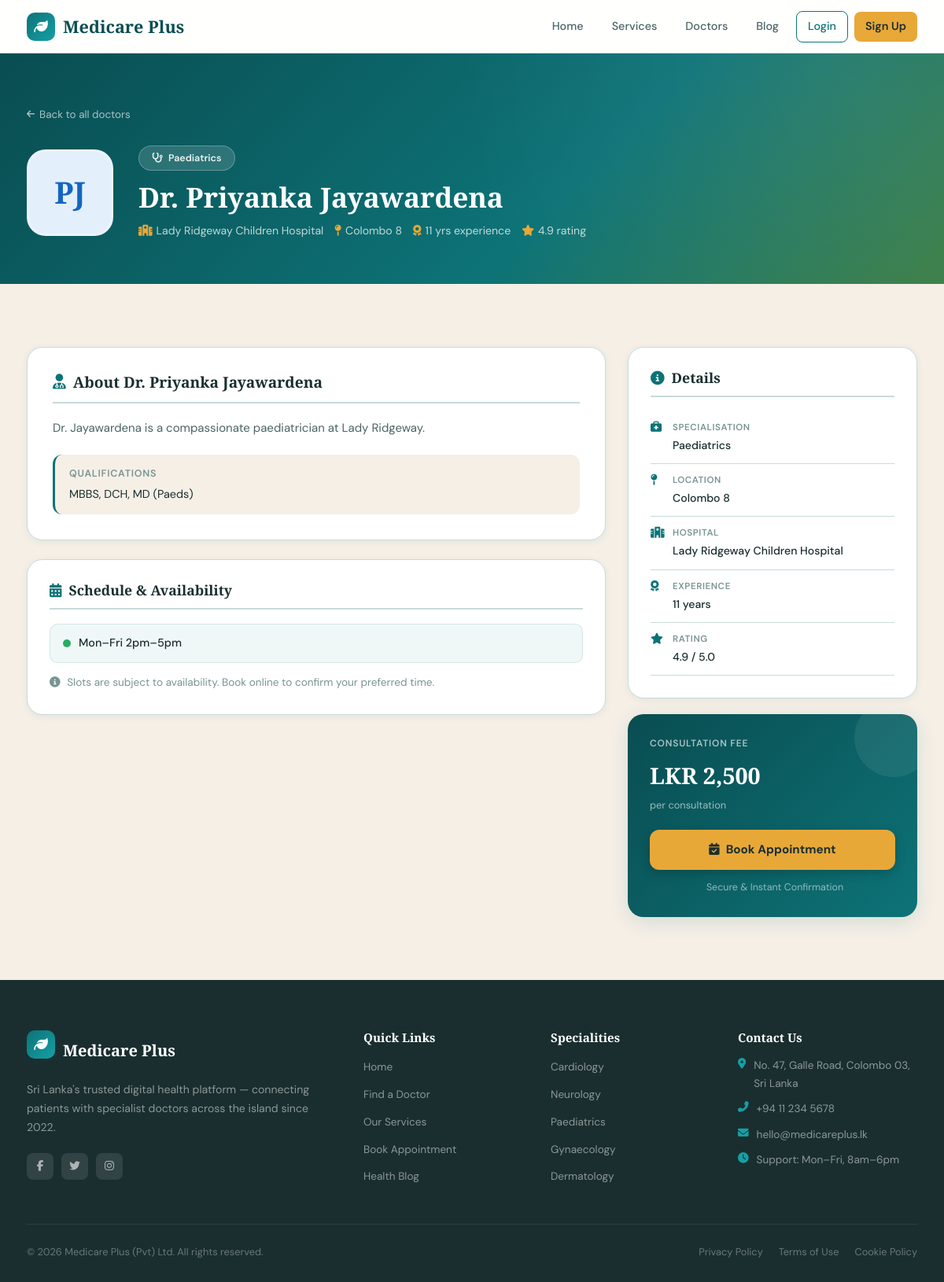
The app's page /doctor_profile.php?id=4 with its own data.
### tables this page shows
CREATE TABLE IF NOT EXISTS doctors (
    id                  INT UNSIGNED AUTO_INCREMENT PRIMARY KEY,
    user_id             INT UNSIGNED NOT NULL UNIQUE,
    specialization      VARCHAR(120) NOT NULL,
    qualification       VARCHAR(255),
    hospital            VARCHAR(180),
    location            VARCHAR(180),
    consultation_fee    DECIMAL(10,2) NOT NULL DEFAULT 1500.00,
    experience_years    TINYINT UNSIGNED DEFAULT 0,
    rating              DECIMAL(3,2) DEFAULT 4.00,
    availability        VARCHAR(255),
    bio                 TEXT,
    created_at          TIMESTAMP DEFAULT CURRENT_TIMESTAMP,
    FOREIGN KEY (user_id) REFERENCES users(id) ON DELETE CASCADE
);

CREATE TABLE IF NOT EXISTS users (
    id              INT UNSIGNED AUTO_INCREMENT PRIMARY KEY,
    first_name      VARCHAR(80)  NOT NULL,
    last_name       VARCHAR(80)  NOT NULL,
    email           VARCHAR(180) NOT NULL UNIQUE,
    password_hash   VARCHAR(255) NOT NULL,
    role            ENUM('patient','doctor','admin') NOT NULL DEFAULT 'patient',
    phone           VARCHAR(20),
    address         VARCHAR(255),
    city            VARCHAR(100),
    created_at      TIMESTAMP DEFAULT CURRENT_TIMESTAMP,
    updated_at      TIMESTAMP DEFAULT CURRENT_TIMESTAMP ON UPDATE CURRENT_TIMESTAMP
);

### functions.php (called while the page is built, shortened)
<?php
function fetch_doctor_by_id(int $id): ?array {
    $conn = get_db_connection();
    $stmt = $conn->prepare(
        'SELECT d.*, u.first_name, u.last_name, u.email, u.phone, u.city
         FROM doctors d JOIN users u ON u.id = d.user_id WHERE d.id = ? LIMIT 1'
    );
    $stmt->bind_param('i', $id);
    $stmt->execute();
    $row = $stmt->get_result()->fetch_assoc();
    return $row ?: null;
}

### doctor_profile.php (the view, shortened to what this page needs)
<?php
require_once 'functions.php';
$docId  = filter_input(INPUT_GET, 'id', FILTER_VALIDATE_INT);
$doctor = $docId ? fetch_doctor_by_id($docId) : null;
include 'header.php';
$specColours = [
    'Cardiology'           => ['#c0392b','#fdecea'],
    'Neurology'            => ['#6c3483','#f3e8f9'],
    'Paediatrics'          => ['#1565c0','#e3f0fc'],
    'Pediatrics'           => ['#1565c0','#e3f0fc'],
    'Dermatology'          => ['#b7950b','#fef9e7'],
    'Orthopaedics'         => ['#1a5276','#eaf2fc'],
    'Orthopedics'          => ['#1a5276','#eaf2fc'],
    'General Practitioner' => ['#1e8449','#e9f7ef'],
    'Gynaecology'          => ['#b03a8a','#fce4f4'],
    'ENT'                  => ['#ca6f1e','#fef3e2'],
    'Endocrinology'        => ['#1abc9c','#e8faf5'],
    'Pulmonology'          => ['#2980b9','#eaf4fb'],
];
?>
<?php if ($doctor):
    $spec     = htmlspecialchars($doctor['specialization']);
    $name     = htmlspecialchars($doctor['first_name'] . ' ' . $doctor['last_name']);
    $initials = strtoupper(substr($doctor['first_name'],0,1) . substr($doctor['last_name'],0,1));
    $rating   = (float)$doctor['rating'];
    $fee      = (float)$doctor['consultation_fee'];
    $exp      = (int)$doctor['experience_years'];
    $hosp     = htmlspecialchars($doctor['hospital'] ?? '');
    $city     = htmlspecialchars($doctor['location'] ?? $doctor['city'] ?? 'Sri Lanka');
    $avail    = htmlspecialchars($doctor['availability'] ?? 'Mon – Fri, 9am – 5pm');
    $bio      = nl2br(htmlspecialchars($doctor['bio'] ?: 'No biography provided for this specialist.'));
    $qual     = htmlspecialchars($doctor['qualification'] ?? '');
    $colours  = $specColours[$doctor['specialization']] ?? ['var(--teal)','rgba(13,115,119,.08)'];
    $accentC  = $colours[0];
    $lightC   = $colours[1];
?>
<section style="background:linear-gradient(135deg,var(--teal-dark) 0%,var(--teal) 60%,var(--leaf) 100%);padding:64px 0 56px;position:relative;overflow:hidden">
    <div style="position:absolute;inset:0;background:radial-gradient(circle at 90% 10%,rgba(255,255,255,.07) 0%,transparent 45%);pointer-events:none"></div>
    <div class="container" style="position:relative">
        <a href="doctors.php" style="display:inline-flex;align-items:center;gap:6px;color:rgba(255,255,255,.65);font-size:.84rem;text-decoration:none;margin-bottom:28px;transition:color .2s"
            onmouseover="this.style.color='#fff'" onmouseout="this.style.color='rgba(255,255,255,.65)'">
            <i class="fas fa-arrow-left" style="font-size:.72rem"></i> Back to all doctors
        </a>
        <div style="display:flex;align-items:center;gap:32px;flex-wrap:wrap">
            <div style="width:110px;height:110px;border-radius:24px;background:<?= $lightC ?>;display:flex;align-items:center;justify-content:center;font-family:var(--font-display);font-size:2.4rem;font-weight:700;color:<?= $accentC ?>;border:3px solid rgba(255,255,255,.25);flex-shrink:0">
                <?= $initials ?>
            </div>
            <div>
                <div style="display:inline-flex;align-items:center;gap:7px;background:rgba(255,255,255,.14);border:1px solid rgba(255,255,255,.25);border-radius:50px;padding:5px 16px;font-size:.78rem;font-weight:600;color:rgba(255,255,255,.9);margin-bottom:12px">
                    <i class="fas fa-stethoscope"></i> <?= $spec ?>
                </div>
                <h1 style="font-family:var(--font-display);font-size:clamp(1.6rem,3vw,2.2rem);color:#fff;margin:0 0 10px">Dr. <?= $name ?></h1>
                <div style="display:flex;flex-wrap:wrap;gap:14px;font-size:.88rem;color:rgba(255,255,255,.75)">
                    <?php if ($hosp): ?>
                    <span><i class="fas fa-hospital-alt" style="margin-right:5px;color:var(--accent)"></i><?= $hosp ?></span>
                    <?php endif; ?>
                    <span><i class="fas fa-map-pin" style="margin-right:5px;color:var(--accent)"></i><?= $city ?></span>
                    <?php if ($exp > 0): ?>
                    <span><i class="fas fa-award" style="margin-right:5px;color:var(--accent)"></i><?= $exp ?> yrs experience</span>
                    <?php endif; ?>
                    <?php if ($rating > 0): ?>
                    <span><i class="fas fa-star" style="margin-right:5px;color:var(--accent)"></i><?= number_format($rating,1) ?> rating</span>
                    <?php endif; ?>
                </div>
            </div>
        </div>
    </div>
</section>
<section class="section">
    <div class="container">
        <div style="display:grid;grid-template-columns:2fr 1fr;gap:28px;align-items:start">
            <div style="display:flex;flex-direction:column;gap:24px">
                <div style="background:var(--white);border-radius:var(--radius-lg);border:1px solid var(--border);padding:32px;box-shadow:var(--shadow-sm)">
                    <h2 style="font-family:var(--font-display);font-size:1.2rem;color:var(--dark);margin:0 0 18px;padding-bottom:14px;border-bottom:2px solid var(--border);display:flex;align-items:center;gap:9px">
                        <i class="fas fa-user-doctor" style="color:var(--teal)"></i> About Dr. <?= $name ?>
                    </h2>
                    <p style="color:var(--mid);line-height:1.8;margin:0"><?= $bio ?></p>
                    <?php if ($qual): ?>
                    <div style="margin-top:20px;padding:14px 18px;background:var(--sand);border-radius:var(--radius);border-left:3px solid var(--teal)">
                        <div style="font-size:.78rem;text-transform:uppercase;letter-spacing:.8px;color:var(--muted);margin-bottom:4px;font-weight:600">Qualifications</div>
                        <div style="font-size:.9rem;color:var(--dark)"><?= $qual ?></div>
                    </div>
                    <?php endif; ?>
                </div>
                <div style="background:var(--white);border-radius:var(--radius-lg);border:1px solid var(--border);padding:28px;box-shadow:var(--shadow-sm)">
                    <h2 style="font-family:var(--font-display);font-size:1.1rem;color:var(--dark);margin:0 0 18px;padding-bottom:12px;border-bottom:2px solid var(--border);display:flex;align-items:center;gap:9px">
                        <i class="fas fa-calendar-alt" style="color:var(--teal)"></i> Schedule &amp; Availability
                    </h2>
                    <div style="display:flex;align-items:center;gap:10px;padding:12px 16px;background:rgba(13,115,119,.06);border-radius:10px;border:1px solid rgba(13,115,119,.12)">
                        <div style="width:10px;height:10px;border-radius:50%;background:#27ae60;flex-shrink:0"></div>
                        <span style="font-size:.9rem;color:var(--dark);font-weight:500"><?= $avail ?></span>
                    </div>
                    <p style="margin:14px 0 0;font-size:.85rem;color:var(--muted)">
                        <i class="fas fa-info-circle" style="margin-right:5px"></i>
                        Slots are subject to availability. Book online to confirm your preferred time.
                    </p>
                </div>
            </div>
            <div style="display:flex;flex-direction:column;gap:20px">
                <div style="background:var(--white);border-radius:var(--radius-lg);border:1px solid var(--border);padding:28px;box-shadow:var(--shadow-sm)">
                    <h2 style="font-family:var(--font-display);font-size:1.1rem;color:var(--dark);margin:0 0 18px;padding-bottom:12px;border-bottom:2px solid var(--border);display:flex;align-items:center;gap:9px">
                        <i class="fas fa-circle-info" style="color:var(--teal)"></i> Details
                    </h2>
                    <ul style="list-style:none;padding:0;margin:0;display:flex;flex-direction:column;gap:0">
                        <?php
                        $details = [
                            ['fas fa-briefcase-medical', 'Specialisation', $spec],
                            ['fas fa-map-pin',            'Location',       $city],
                        ];
                        if ($hosp) $details[] = ['fas fa-hospital-alt','Hospital',$hosp];
                        if ($exp>0) $details[] = ['fas fa-award','Experience',$exp.' years'];
                        if ($rating>0) $details[] = ['fas fa-star','Rating',number_format($rating,1).' / 5.0'];
                        foreach ($details as $d):
                        ?>
                        <li style="display:flex;align-items:flex-start;gap:12px;padding:11px 0;border-bottom:1px solid var(--border);font-size:.88rem">
                            <i class="<?= $d[0] ?>" style="color:var(--teal);width:16px;flex-shrink:0;margin-top:2px"></i>
                            <div>
                                <div style="font-size:.72rem;text-transform:uppercase;letter-spacing:.6px;color:var(--muted);margin-bottom:2px;font-weight:600"><?= $d[1] ?></div>
                                <div style="color:var(--dark);font-weight:500"><?= $d[2] ?></div>
                            </div>
                        </li>
                        <?php endforeach; ?>
                    </ul>
                </div>
                <div style="background:linear-gradient(135deg,var(--teal-dark),var(--teal));border-radius:var(--radius-lg);padding:28px;box-shadow:var(--shadow-md);position:relative;overflow:hidden">
                    <div style="position:absolute;right:-20px;top:-20px;width:100px;height:100px;background:rgba(255,255,255,.07);border-radius:50%;pointer-events:none"></div>
                    <div style="position:relative">
                        <div style="font-size:.75rem;text-transform:uppercase;letter-spacing:.8px;color:rgba(255,255,255,.65);margin-bottom:6px;font-weight:600">Consultation Fee</div>
                        <div style="font-family:var(--font-display);font-size:1.8rem;font-weight:700;color:#fff;margin-bottom:4px">
                            LKR <?= number_format($fee,0) ?>
                        </div>
                        <div style="font-size:.8rem;color:rgba(255,255,255,.6);margin-bottom:20px">per consultation</div>
                        <a href="book_appointment.php?doctor_id=<?= (int)$doctor['id'] ?>"
                            style="display:flex;align-items:center;justify-content:center;gap:8px;width:100%;padding:13px;background:var(--accent);color:var(--dark);border-radius:var(--radius);font-weight:700;font-size:.95rem;text-decoration:none;transition:all .2s;box-shadow:0 4px 14px rgba(0,0,0,.2)"
                            onmouseover="this.style.background='var(--accent-dark)';this.style.transform='translateY(-1px)'"
                            onmouseout="this.style.background='var(--accent)';this.style.transform=''">
                            <i class="fas fa-calendar-check"></i> Book Appointment
                        </a>
                        <div style="display:flex;align-items:center;gap:6px;justify-content:center;margin-top:12px;font-size:.78rem;color:rgba(255,255,255,.55)">
                            <i class="fas fa-shield-check"></i> Secure &amp; Instant Confirmation
                        </div>
                    </div>
                </div>
            </div>
        </div>
    </div>
</section>
<?php endif; ?>
<?php include 'footer.php'; ?>

### assets/css/style.css (style rules this page uses)
:root { --teal: #0d7377; --teal-dark: #094d51; --teal-light: #14a0a5; --accent: #e8a838; --accent-dark: #c48520; --leaf: #3a7d44; --sand: #f5efe6; --sand-dark: #ede3d6; --white: #ffffff; --dark: #1a2e2f; --mid: #4a6465; --muted: #7a9394; --border: #c8dada; --radius: 12px; --radius-lg: 20px; --shadow-sm: 0 2px 8px rgba(13,115,119,.08); --shadow-md: 0 6px 24px rgba(13,115,119,.14); --shadow-lg: 0 16px 48px rgba(13,115,119,.18); --font-display:'Playfair Display', Georgia, serif; --font-body: 'DM Sans', -apple-system, sans-serif; --transition: 0.25s cubic-bezier(.4,0,.2,1); }
*, *::before, *::after { box-sizing: border-box; margin: 0; padding: 0; }
html { scroll-behavior: smooth; }
body { font-family: var(--font-body); background: var(--sand); color: var(--dark); line-height: 1.65; font-size: 15px; -webkit-font-smoothing: antialiased; }
a { color: var(--teal); text-decoration: none; transition: color var(--transition); }
h1, h2, h3, h4, h5 { font-family: var(--font-display); line-height: 1.2; color: var(--dark); }
p { color: var(--mid); }
ul { list-style: none; }
.container { max-width: 1180px; margin: 0 auto; padding: 0 24px; }
.section { padding: 80px 0; }
.page-body { padding-top: 68px; }

### records on screen
doctors: user.last_name "PJ", specialization "Paediatrics", user.last_name "Priyanka Jayawardena", hospital "Lady Ridgeway Children Hospital", location "Colombo 8", experience_years "11", rating "4.9", bio "Dr. Jayawardena is a compassionate paediatrician at Lady Ridgeway.", qualification "MBBS, DCH, MD (Paeds)", availability "Mon–Fri 2pm–5pm", consultation_fee "2,500"

### other values on screen
$d[1] "SPECIALISATION"
$d[2] "Paediatrics"
$d[1] "LOCATION"
$d[2] "Colombo 8"
$d[1] "HOSPITAL"
$d[2] "Lady Ridgeway Children Hospital"
$d[1] "EXPERIENCE"
$d[2] "11 years"
$d[1] "RATING"
$d[2] "4.9 / 5.0"
